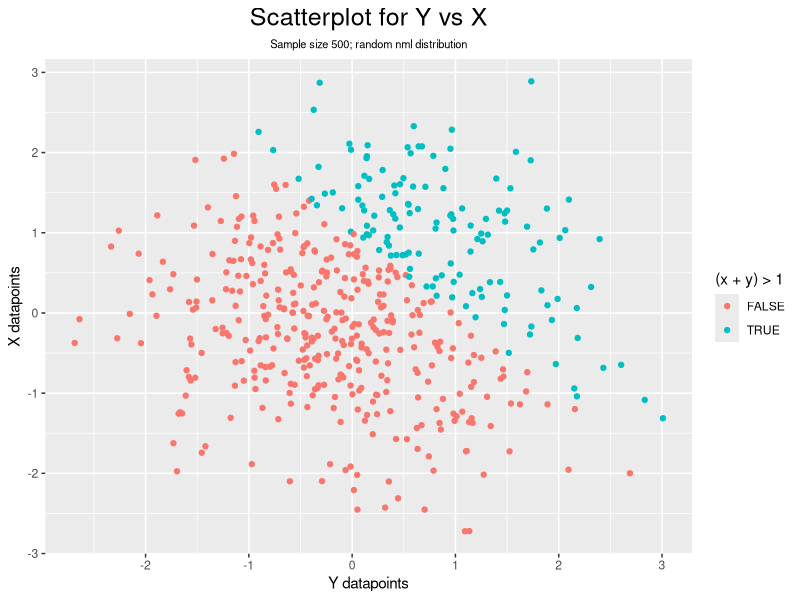
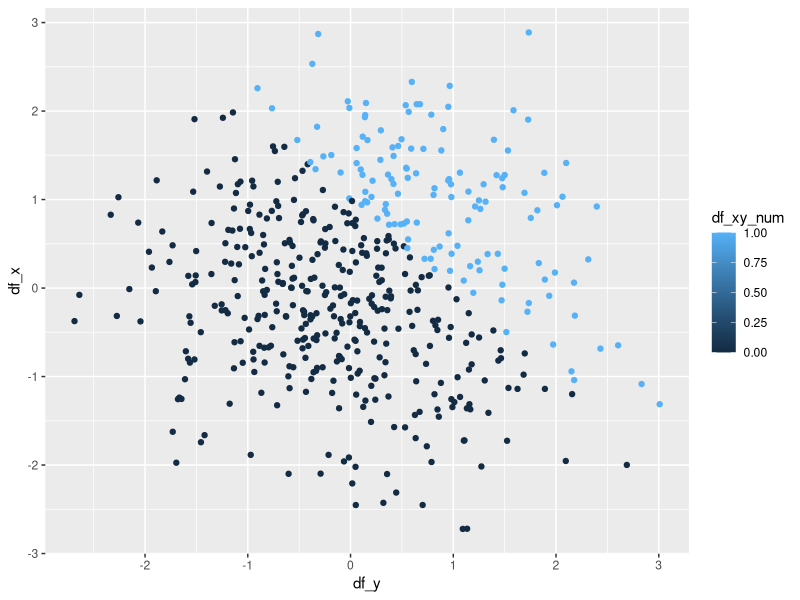
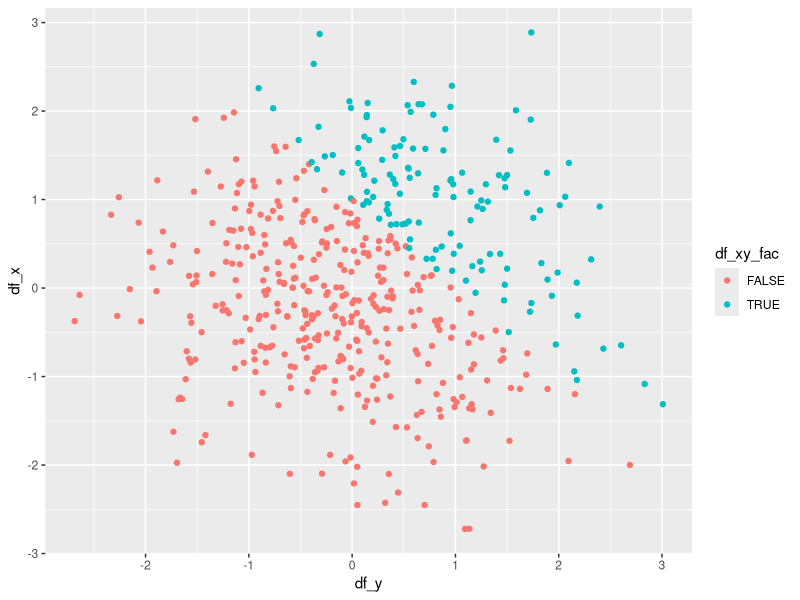

Recreate these plots in R, in order.
## ---- chunk 1

knitr::opts_chunk$set(echo = TRUE, eval = TRUE)
library(tidyverse)  ## loads tidyverse package; if not installed, use install(tidyverse) prior

## ---- chunk 2

## Seed used for reproducibility.
set.seed(2)


## Creates a data-frame that is composed of vectors below
prob1_df <- tibble(
  df_sample = rnorm(8),                              ## Vector for random normal-distributed sample of size 8
  df_vec_logic = df_sample > 0,                      ## Logical vector that evaluates if elements in sample > 0
  df_vec_char = c("GitHub", "is", "super",           ## Character vector with 8 variables ("length == 8")
               "interesting", "and", "awesome", 
               "I", "can't even..."),
  df_vec_fac = factor(c("corn", "not corn", "corn",  ## Factor vector size 8 with 3 levels: "corn", 
              "maybe corn", "corn", "maybe corn",    ## "maybe corn", "not corn"
              "corn", "not corn"))
)


## pull() function pulls the vectors inside prob1_df and turns it into usable variables outside the df. This is 
## inconvenient at this point but makes downstream access to these vectors easier. 
## Using prob1_df$vector was considered bad syntax and was not utilized
sample <- pull(prob1_df, df_sample)
vec_logic <- pull(prob1_df, df_vec_logic)
vec_char <- pull(prob1_df, df_vec_char)
vec_fac <- pull(prob1_df, df_vec_fac)


## Takes the mean for each vectors
mean(sample)
mean(vec_logic)
mean(vec_char)
mean(vec_fac)

## ---- chunk 3

as.numeric(vec_logic) * sample      ## Convert logical vector to numeric then multiplied with sample
as.factor(vec_logic) * sample       ## Convert logical vector to factor then multiplied with sample
as.numeric(as.factor(vec_logic)) * sample ## Convert logical vector to factor then numeric then multiplied                                                       with sample

## ---- chunk 4

prob2_df <- tibble(
  df_x = rnorm(500),                   ## Vector 1 of random normal distribution sample; size 500 
  df_y = rnorm(500),                   ## Vector 2 of random normal distribution sample; size 500 
  df_xy_logic = (df_x + df_y) > 1,     ## Logical vector that evaluates the argument x + y > 1
  df_xy_num = as.numeric(df_xy_logic), ## Vector that coerces xy_logic to be numeric vector
  df_xy_fac = as.factor(df_xy_logic)   ## Vector that coerces xy_logic to a factor vector
)


## pulls variable from prob2_df out of the df so it's usable outside
x <- pull(prob2_df, df_x)
xy_logic <- pull(prob2_df, df_xy_logic)
xy_num <- pull(prob2_df, df_xy_num)
xy_fac <- pull(prob2_df, df_xy_fac)

## ---- chunk 5

## ggplot by logic
ggplot(data = prob2_df, aes(x = df_y, y = df_x, color = df_xy_logic)) + 
  geom_point() +
  labs(title = "Scatterplot for Y vs X", 
       subtitle = "Sample size 500; random nml distribution",
       x = "Y datapoints",
       y = "X datapoints",
       color = "(x + y) > 1") +
  theme(plot.title = element_text(hjust = 0.5, size = 18),
        plot.subtitle = element_text(hjust = 0.5, size = 8))


## ggplot by numeric
ggplot(data = prob2_df, aes(x = df_y, y = df_x, color = df_xy_num)) +
  geom_point()


## ggplot by factor
ggplot(data = prob2_df, aes(x = df_y, y = df_x, color = df_xy_fac)) +
  geom_point()
